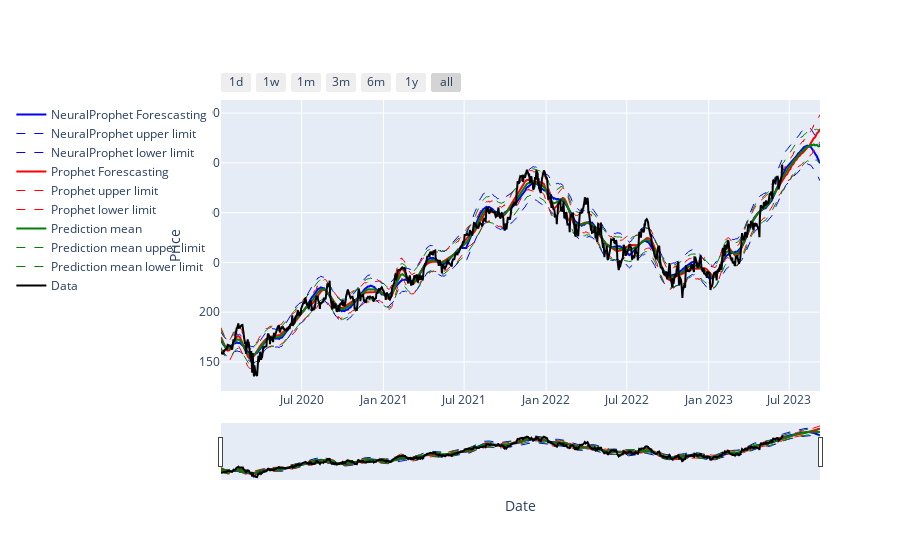

Here is the notebook cell this chart was saved with:
### Code cell
import plotly.express as px
import plotly.graph_objects as go

fig = go.Figure()

fig.add_trace(go.Scatter(
    x=f["Date"],
    y=f["y_neural"],
    name="NeuralProphet Forescasting",
    line=dict(color='blue', width=2)
))
fig.add_trace(go.Scatter(
    x=f["Date"],
    y=f["y_neural_upper"],
    name="NeuralProphet upper limit",
    line=dict(color='blue', width=1, dash='dash'),
    
))
fig.add_trace(go.Scatter(
    x=f["Date"],
    y=f["y_neural_lower"],
    name="NeuralProphet lower limit",
    line=dict(color='blue', width=1, dash='dash'),
    
))

fig.add_trace(go.Scatter(
    x=f["Date"],
    y=f["y_pro"],
    name="Prophet Forescasting",
    line=dict(color='red', width=2)
))
fig.add_trace(go.Scatter(
    x=f["Date"],
    y=f["y_pro_upper"],
    name="Prophet upper limit",
    line=dict(color='red', width=1, dash='dash'),
    
))
fig.add_trace(go.Scatter(
    x=f["Date"],
    y=f["y_pro_lower"],
    name="Prophet lower limit",
    line=dict(color='red', width=1, dash='dash'),
    
))

fig.add_trace(go.Scatter(
    x=f["Date"],
    y=f["y_predict"],
    name="Prediction mean",
    line=dict(color='green', width=2)
))
fig.add_trace(go.Scatter(
    x=f["Date"],
    y=f["y_predict_upper"],
    name="Prediction mean upper limit",
    line=dict(color='green', width=1, dash='dash'),
    
))
fig.add_trace(go.Scatter(
    x=f["Date"],
    y=f["y_predict_lower"],
    name="Prediction mean lower limit",
    line=dict(color='green', width=1, dash='dash'),
    
))

fig.add_trace(go.Scatter(
    x=f["Date"],
    y=f["y"],
    name="Data",
    line=dict(color='black', width=2)
))


fig.update_layout(
    xaxis_title="Date",
    yaxis_title="Price",
    legend=dict(
        orientation="v",
        yanchor="top",
        y=1,
        xanchor="left",
        x=-.35
    )
)

fig.update_layout(
    xaxis=dict(
        rangeselector=dict(
            buttons=list([
                dict(count=1,
                     label="1d",
                     step="day",
                     stepmode="backward"),
                dict(count=7,
                     label="1w",
                     step="day",
                     stepmode="backward"),
                dict(count=1,
                     label="1m",
                     step="month",
                     stepmode="backward"),
                dict(count=3,
                     label="3m",
                     step="month",
                     stepmode="backward"),
                dict(count=6,
                     label="6m",
                     step="month",
                     stepmode="backward"),
                dict(count=1,
                     label="1y",
                     step="year",
                     stepmode="backward"),
                dict(step="all")
            ])
        ),
        rangeslider=dict(
            visible=True
        ),
        type="date"
    ),
    yaxis=dict(
        autorange=True,
        type="linear"
    )
)

fig.show()

### Figure 1 — Plotly figure (JSON) as saved in the notebook; plotly's stock layout.template omitted (floating-point values rounded to 4 significant figures; data arrays with more than 128 entries replaced by an {"elided": "..."} marker saying what was removed)
{"data": [{"line": {"color": "blue", "width": 2}, "name": "NeuralProphet Forescasting", "type": "scatter", "x": {"elided": "931 str values"}, "y": {"elided": "931 float values"}}, {"line": {"color": "blue", "dash": "dash", "width": 1}, "name": "NeuralProphet upper limit", "type": "scatter", "x": {"elided": "931 str values"}, "y": {"elided": "931 float values"}}, {"line": {"color": "blue", "dash": "dash", "width": 1}, "name": "NeuralProphet lower limit", "type": "scatter", "x": {"elided": "931 str values"}, "y": {"elided": "931 float values"}}, {"line": {"color": "red", "width": 2}, "name": "Prophet Forescasting", "type": "scatter", "x": {"elided": "931 str values"}, "y": {"elided": "931 float values"}}, {"line": {"color": "red", "dash": "dash", "width": 1}, "name": "Prophet upper limit", "type": "scatter", "x": {"elided": "931 str values"}, "y": {"elided": "931 float values"}}, {"line": {"color": "red", "dash": "dash", "width": 1}, "name": "Prophet lower limit", "type": "scatter", "x": {"elided": "931 str values"}, "y": {"elided": "931 float values"}}, {"line": {"color": "green", "width": 2}, "name": "Prediction mean", "type": "scatter", "x": {"elided": "931 str values"}, "y": {"elided": "931 float values"}}, {"line": {"color": "green", "dash": "dash", "width": 1}, "name": "Prediction mean upper limit", "type": "scatter", "x": {"elided": "931 str values"}, "y": {"elided": "931 float values"}}, {"line": {"color": "green", "dash": "dash", "width": 1}, "name": "Prediction mean lower limit", "type": "scatter", "x": {"elided": "931 str values"}, "y": {"elided": "931 float values"}}, {"line": {"color": "black", "width": 2}, "name": "Data", "type": "scatter", "x": {"elided": "931 str values"}, "y": {"elided": "931 float values"}}], "layout": {"legend": {"orientation": "v", "x": -0.35, "xanchor": "left", "y": 1, "yanchor": "top"}, "xaxis": {"rangeselector": {"buttons": [{"count": 1, "label": "1d", "step": "day", "stepmode": "backward"}, {"count": 7, "label": "1w", "step": "day", "stepmode": "backward"}, {"count": 1, "label": "1m", "step": "month", "stepmode": "backward"}, {"count": 3, "label": "3m", "step": "month", "stepmode": "backward"}, {"count": 6, "label": "6m", "step": "month", "stepmode": "backward"}, {"count": 1, "label": "1y", "step": "year", "stepmode": "backward"}, {"step": "all"}]}, "rangeslider": {"visible": true}, "title": {"text": "Date"}, "type": "date"}, "yaxis": {"autorange": true, "title": {"text": "Price"}, "type": "linear"}}}
